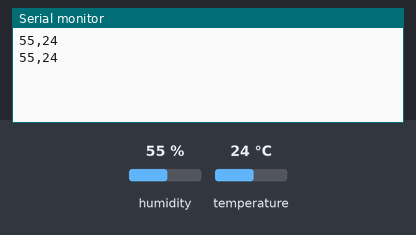
A sketch run on a simulated Arduino Uno, built with avr-gcc and run on an emulated ATmega328P. On the bench: the last lines printed to the serial monitor. Wiring (inferred from the names in the program): DHT11 sensor: data pin 2. The test bench sets the inputs (shaded band); at power-on: humidity 55 %, temperature 24 °C.

Above: at 3.0 s.
3.1 s: humidity set to 22 %
At 4.8 s:
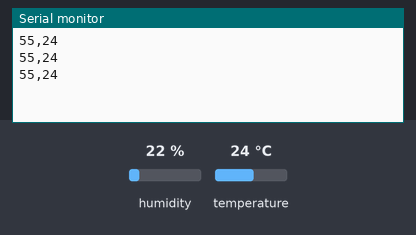
6.6 s: temperature set to 12 °C
At 8.1 s:
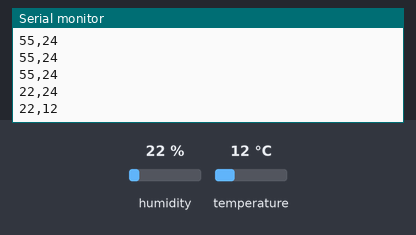
10.1 s: humidity set to 40 %
At 11.8 s:
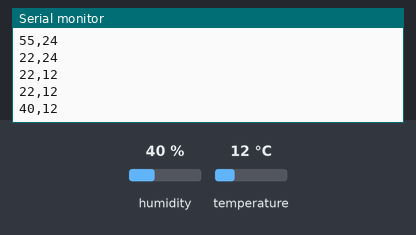
Timing chart, 0 to 13.3 s (numbered marks = the images above; inputs shaded):
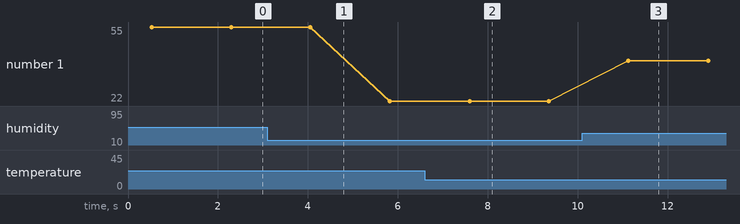

The sketch:

tempSensor.ino
```cpp
// Arduino Sketch to read the humidity and temperature sensor DHT11
// and send the data through the USB connection to the PC.
// Author: Jose C. Campos
// Email: jccava09@gmail.com

#include "DHT.h"

#define DHTPIN 2     // what pin we're connected to
#define DHTTYPE DHT11   // DHT 11

// Connect pin 1 (on the left) of the sensor to +5V
// Connect pin 2 of the sensor to whatever your DHTPIN is
// Connect pin 4 (on the right) of the sensor to GROUND

DHT dht(DHTPIN, DHTTYPE);

int Stat = 13;
int bufferwait = 250;
int loopwait = 1000;
String transmit = String('x');

void setup() {
  Serial.begin(9600);
  //Serial.println("DHTxx test!");
  dht.begin();
}

void loop() {
  // Reading temperature or humidity takes about 250 milliseconds!
  // Sensor readings may also be up to 2 seconds 'old' (its a very slow sensor)
  int h = dht.readHumidity();
  int t = dht.readTemperature();

  digitalWrite(Stat,HIGH);
  transmit = String(h,DEC)+String(",")+String(t,DEC);
  Serial.println(transmit);
  delay(bufferwait);
  digitalWrite(Stat,LOW);
  delay(loopwait);
}
```

Measured:
- after the input at 6.6 s, the serial monitor: prints a new line after 1.0 s (image 2)
- after the input at 10.1 s, the serial monitor: prints a new line after 1.0 s (image 3)
- plotted number 1: 55 → 22 after the input at 3.1 s, 22 → 40 after the input at 10.1 s
